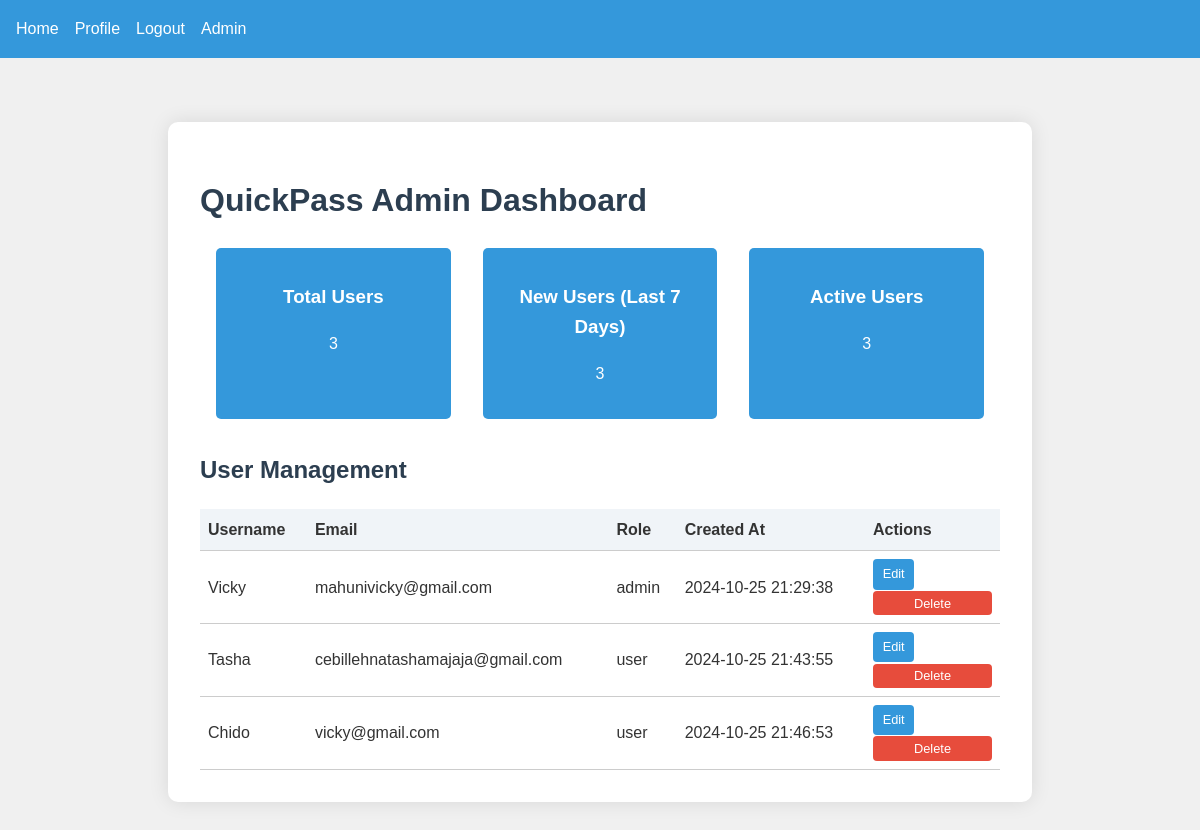
The page /admin (signed in) on the database its author committed.
### app.py (models this page shows)
class User(UserMixin, db.Model):
    id = db.Column(db.Integer, primary_key=True)
    username = db.Column(db.String(80), unique=True, nullable=False)
    email = db.Column(db.String(120), unique=True, nullable=False)
    password = db.Column(db.String(255), nullable=False)
    role = db.Column(db.String(20), nullable=False, default='user')
    created_at = db.Column(db.DateTime, nullable=False, default=datetime.utcnow)

### app.py (the view)
@app.route('/admin')
@login_required
def admin():
    if current_user.role != 'admin':
        flash('You do not have permission to access this page.')
        return redirect(url_for('home'))
    total_users = User.query.count()
    new_users = User.query.filter(User.created_at >= datetime.utcnow() - timedelta(days=7)).count()
    active_users = User.query.filter(User.created_at >= datetime.utcnow() - timedelta(days=30)).count()
    users = User.query.all()
    return render_template('admin.html', total_users=total_users, new_users=new_users, active_users=active_users, users=users)

### app.py (called while the page is built)
@login_manager.user_loader
def load_user(user_id):
    return User.query.get(int(user_id))

### templates/admin.html
{% extends "base.html" %}
{% block content %}
<div class="admin-dashboard">
    <h1>QuickPass Admin Dashboard</h1>
    <div class="admin-stats">
        <div class="stat-card">
            <h3>Total Users</h3>
            <p>{{ total_users }}</p>
        </div>
        <div class="stat-card">
            <h3>New Users (Last 7 Days)</h3>
            <p>{{ new_users }}</p>
        </div>
        <div class="stat-card">
            <h3>Active Users</h3>
            <p>{{ active_users }}</p>
        </div>
    </div>
    <div class="admin-actions">
        <h2>User Management</h2>
        <table class="user-table">
            <thead>
                <tr>
                    <th>Username</th>
                    <th>Email</th>
                    <th>Role</th>
                    <th>Created At</th>
                    <th>Actions</th>
                </tr>
            </thead>
            <tbody>
                {% for user in users %}
                <tr>
                    <td>{{ user.username }}</td>
                    <td>{{ user.email }}</td>
                    <td>{{ user.role }}</td>
                    <td>{{ user.created_at.strftime('%Y-%m-%d %H:%M:%S') }}</td>
                    <td>
                        <a href="{{ url_for('edit_user', user_id=user.id) }}" class="btn btn-small">Edit</a>
                        <form method="POST" action="{{ url_for('delete_user', user_id=user.id) }}" style="display: inline;">
                            <button type="submit" class="btn btn-small btn-danger" onclick="return confirm('Are you sure you want to delete this user?')">Delete</button>
                        </form>
                    </td>
                </tr>
                {% endfor %}
            </tbody>
        </table>
    </div>
</div>
{% endblock %}

### templates/base.html (shortened to what this page needs)
<!DOCTYPE html>
<html lang="en">
<head>
    <link rel="stylesheet" href="{{ url_for('static', filename='styles.css') }}">
</head>
<body>
    <nav>
        <ul>
            <li><a href="{{ url_for('home') }}">Home</a></li>
            {% if current_user.is_authenticated %}
                <li><a href="{{ url_for('profile') }}">Profile</a></li>
                <li><a href="{{ url_for('logout') }}">Logout</a></li>
                {% if current_user.role == 'admin' %}
                    <li><a href="{{ url_for('admin') }}">Admin</a></li>
                {% endif %}
            {% else %}
                <li><a href="{{ url_for('login') }}">Login</a></li>
                <li><a href="{{ url_for('register') }}">Register</a></li>
            {% endif %}
        </ul>
    </nav>
    <main>
        {% block content %}{% endblock %}
    </main>
</body>
</html>

### static/styles.css (style rules this page uses)
body { font-family: 'Segoe UI', Tahoma, Geneva, Verdana, sans-serif; line-height: 1.6; margin: 0; padding: 0; background-color: #f0f4f8; color: #333; }
.btn { display: inline-block; padding: 0.5rem 1rem; background-color: #3498db; color: #fff; text-decoration: none; border-radius: 4px; font-size: 1rem; border: none; cursor: pointer; transition: background-color 0.3s ease; }
.btn-danger { background-color: #e74c3c; }
.btn-small { font-size: 0.8rem; padding: 0.3rem 0.6rem; }
.profile-container, .admin-dashboard { max-width: 800px; margin: 2rem auto; padding: 2rem; background-color: #ffffff; border-radius: 8px; box-shadow: 0 4px 6px rgba(0, 0, 0, 0.1); }
.admin-stats { display: flex; justify-content: space-between; margin-bottom: 2rem; }
.stat-card { background-color: #3498db; color: #fff; padding: 1rem; border-radius: 4px; text-align: center; flex: 1; margin: 0 0.5rem; }
.user-table { width: 100%; border-collapse: collapse; }
.user-table th, .user-table td { padding: 0.5rem; text-align: left; border-bottom: 1px solid #ccc; }
.user-table th { background-color: #f0f4f8; font-weight: bold; }
body { font-family: Arial, sans-serif; line-height: 1.6; margin: 0; padding: 0; background-color: #f0f0f0; color: #333; }
nav { background-color: #3498db; padding: 1rem; }
nav ul { list-style-type: none; padding: 0; margin: 0; display: flex; }
nav ul li { margin-right: 1rem; }
nav ul li a { color: #fff; text-decoration: none; }
main { padding: 2rem; max-width: 1200px; margin: 0 auto; }
h1, h2 { color: #2c3e50; }
form { max-width: 300px; margin: 0 auto; }
button { background-color: #3498db; color: #fff; padding: 0.5rem 1rem; border: none; border-radius: 3px; cursor: pointer; width: 100%; }
.admin-dashboard { background-color: #fff; padding: 2rem; border-radius: 10px; box-shadow: 0 0 20px rgba(0, 0, 0, 0.1); }
.stat-card { background-color: #3498db; color: #fff; padding: 1rem; border-radius: 5px; text-align: center; flex: 1; margin: 0 1rem; }

### rows shown on the page
User: username "Vicky", email "mahunivicky@gmail.com", role "admin", created_at "2024-10-25 21:29:38"
User: username "Tasha", email "cebillehnatashamajaja@gmail.com", role "user", created_at "2024-10-25 21:43:55"
User: username "Chido", email "vicky@gmail.com", role "user", created_at "2024-10-25 21:46:53"

### other values the page prints
{{ total_users }} "3"
{{ new_users }} "3"
{{ active_users }} "3"
